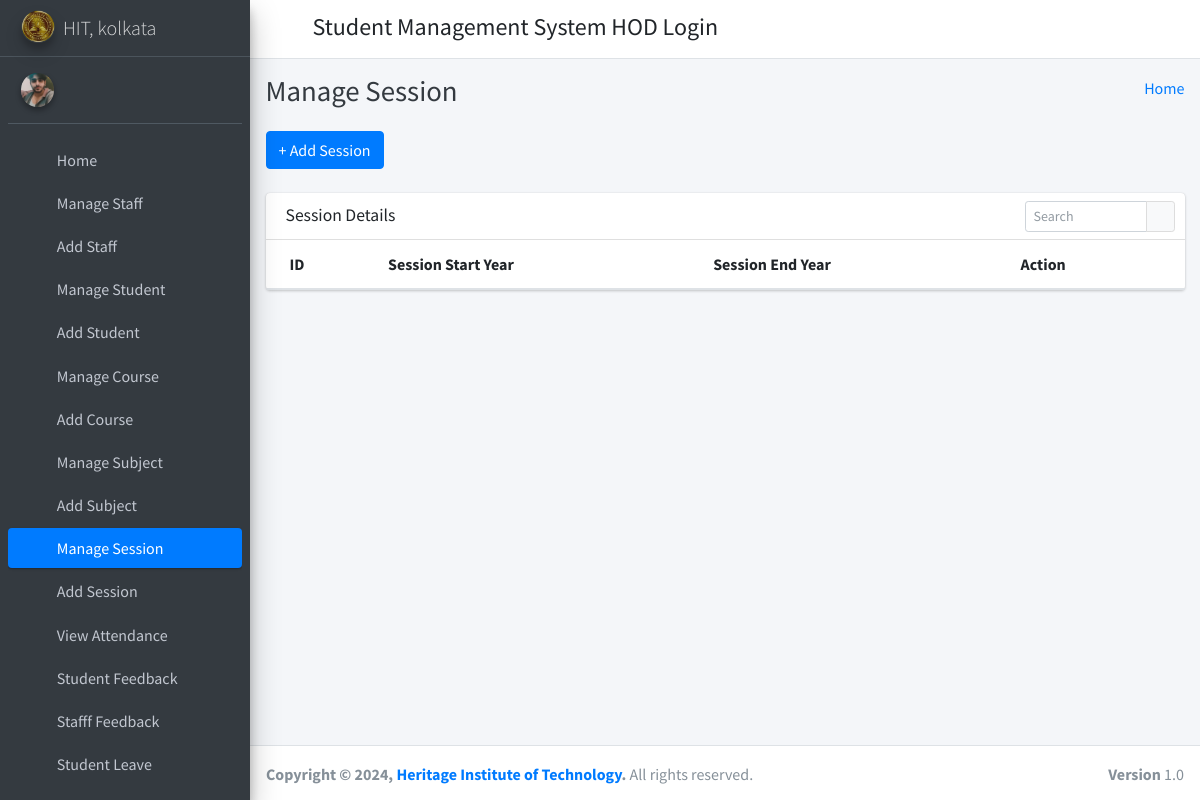
Page /manage_session/ (signed in) on the earlier database version.
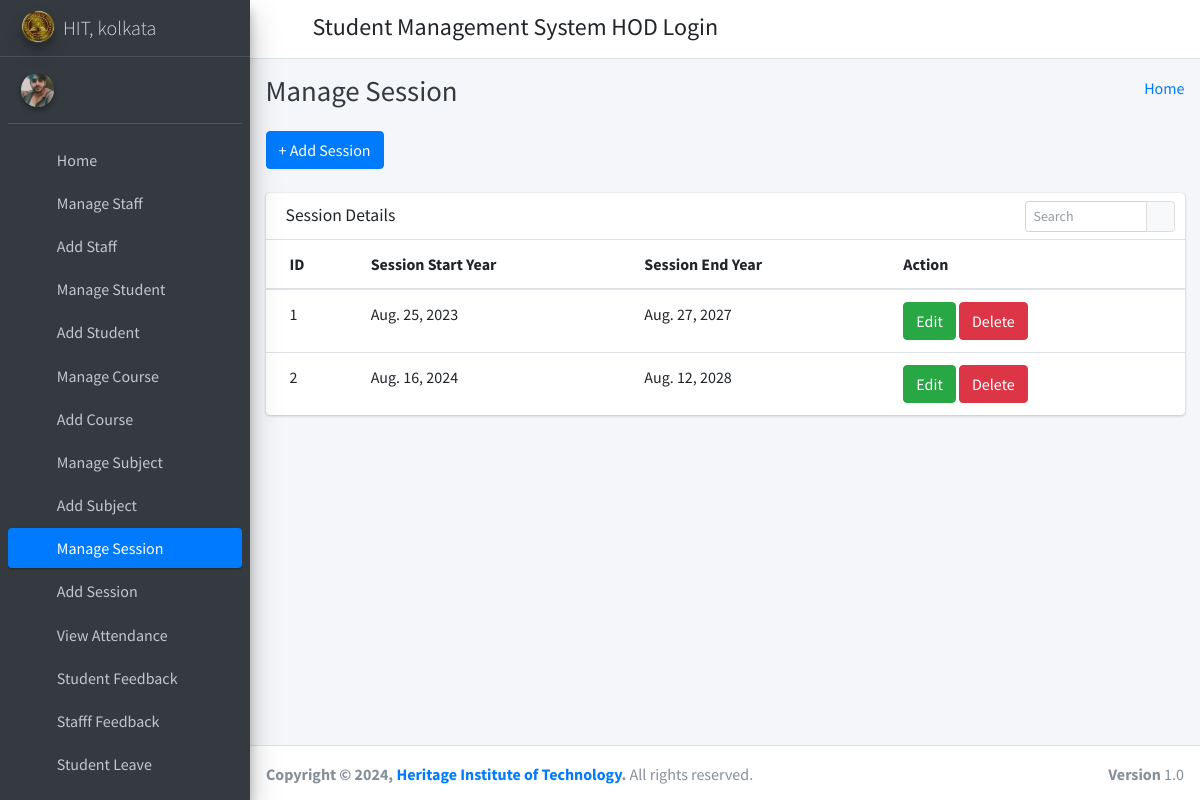
Same page on the later database version.
### student_management_app/models.py (models this page shows)
class SessionYearModel(models.Model):
    id = models.AutoField(primary_key=True)
    session_start_year = models.DateField()
    session_end_year = models.DateField()
    objects = models.Manager()

### student_management_app/HodViews.py (the view)
# urls.py: path('manage_session/', HodViews.manage_session, name="manage_session"),
def manage_session(request):
    session_years = SessionYearModel.objects.all()
    context = {
        "session_years": session_years
    }
    return render(request, "hod_template/manage_session_template.html", context)

### student_management_app/LoginCheckMiddleWare.py (called while the page is built, shortened)
    def process_view(self, request, view_func, view_args, view_kwargs):
        modulename = view_func.__module__
        user = request.user
        if user.is_authenticated:
            if user.user_type == "1":
                if modulename == "student_management_app.HodViews":
                    pass
                elif modulename == "student_management_app.views" or modulename == "django.views.static":
                    pass
                else:
                    return redirect("admin_home")
            else:
                return redirect("login")
        else:
            if request.path == reverse("login") or request.path == reverse("doLogin"):
                pass
            else:
                return redirect("login")

### student_management_app/templates/hod_template/manage_session_template.html (shortened to what this page needs)
{% extends 'hod_template/base_template.html' %}
{% block page_title %}
    Manage Session
{% endblock page_title %}
{% block main_content %}
{% load static %}
<section class="content">
        <div class="container-fluid">
            <a class="btn btn-primary" href="{% url 'add_session' %}" role="button">+ Add Session</a> <br/>&nbsp;
            <div class="row">
                <div class="col-md-12">
                    <div class="card">
                        <div class="card-header">
                            <h3 class="card-title">Session Details</h3>
                            <div class="card-tools">
                            <div class="input-group input-group-sm" style="width: 150px;">
                                <input type="text" name="table_search" class="form-control float-right" placeholder="Search">
                                <div class="input-group-append">
                                <button type="submit" class="btn btn-default"><i class="fas fa-search"></i></button>
                                </div>
                            </div>
                            </div>
                        </div>
                        <div class="card-body table-responsive p-0">
                            <table class="table table-hover text-nowrap">
                            <thead>
                                <tr>
                                <th>ID</th>
                                <th>Session Start Year</th>
                                <th>Session End Year</th>
                                <th>Action</th>
                                </tr>
                            </thead>
                            <tbody>
                                {% for session_year in session_years %}
                                <tr>
                                <td>{{ session_year.id }}</td>
                                <td>{{ session_year.session_start_year }}</td>
                                <td>{{ session_year.session_end_year }}</td>
                                <td>
                                    <a href="{% url 'edit_session' session_year.id %}" class="btn btn-success">Edit</a>
                                    <a href="{% url 'delete_session' session_year.id %}" class="btn btn-danger">Delete</a>
                                </td>
                                </tr>
                                {% endfor %}
                            </tbody>
                            </table>
                        </div>
                        </div>
                </div>
            </div>
        </div>
      </section>
  {% endblock main_content %}

Differences in the rows shown:
added SessionYearModel: id "1", session_start_year "Aug. 25, 2023", session_end_year "Aug. 27, 2027"
added SessionYearModel: id "2", session_start_year "Aug. 16, 2024", session_end_year "Aug. 12, 2028"
